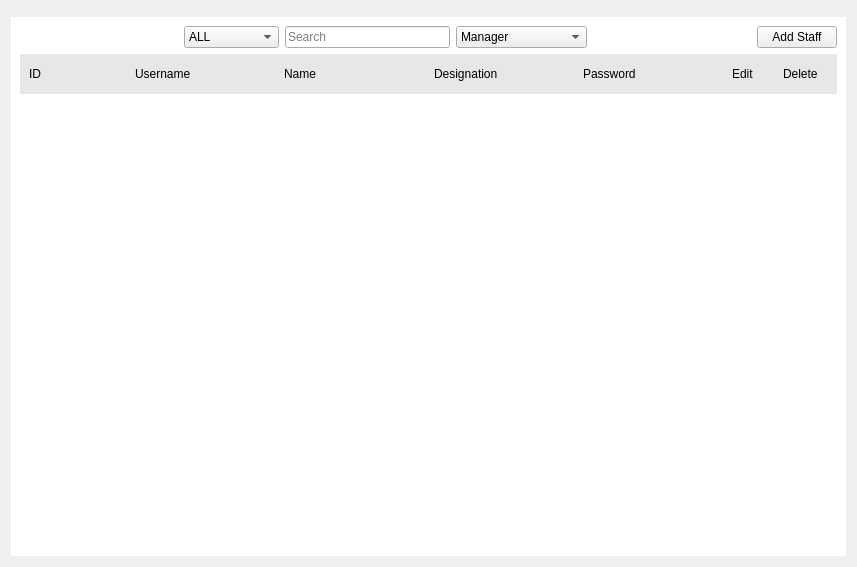
<?xml version="1.0" encoding="UTF-8"?>
<ui version="4.0">
 <class>Staff</class>
 <widget class="QWidget" name="Staff">
  <property name="geometry">
   <rect>
    <x>0</x>
    <y>0</y>
    <width>857</width>
    <height>567</height>
   </rect>
  </property>
  <property name="windowTitle">
   <string>Form</string>
  </property>
  <layout class="QVBoxLayout" name="verticalLayout_2">
   <item>
    <layout class="QVBoxLayout" name="verticalLayout">
     <property name="bottomMargin">
      <number>0</number>
     </property>
     <item>
      <widget class="QWidget" name="upperMenu" native="true">
       <property name="minimumSize">
        <size>
         <width>0</width>
         <height>0</height>
        </size>
       </property>
       <property name="maximumSize">
        <size>
         <width>16777215</width>
         <height>50</height>
        </size>
       </property>
       <layout class="QHBoxLayout" name="horizontalLayout">
        <property name="spacing">
         <number>0</number>
        </property>
        <property name="leftMargin">
         <number>0</number>
        </property>
        <property name="topMargin">
         <number>0</number>
        </property>
        <property name="rightMargin">
         <number>0</number>
        </property>
        <property name="bottomMargin">
         <number>0</number>
        </property>
       </layout>
      </widget>
     </item>
     <item>
      <widget class="QFrame" name="mainMenu">
       <property name="styleSheet">
        <string notr="true">#mainMenu
{
	background-color: rgb(255, 255, 255);
}</string>
       </property>
       <layout class="QVBoxLayout" name="verticalLayout_3">
        <item>
         <layout class="QHBoxLayout" name="horizontalLayout_7">
          <item>
           <spacer name="horizontalSpacer_3">
            <property name="orientation">
             <enum>Qt::Horizontal</enum>
            </property>
            <property name="sizeHint" stdset="0">
             <size>
              <width>40</width>
              <height>20</height>
             </size>
            </property>
           </spacer>
          </item>
          <item>
           <widget class="QComboBox" name="menuColumn">
            <item>
             <property name="text">
              <string>ALL</string>
             </property>
            </item>
            <item>
             <property name="text">
              <string>ID</string>
             </property>
            </item>
            <item>
             <property name="text">
              <string>Name</string>
             </property>
            </item>
            <item>
             <property name="text">
              <string>Designation</string>
             </property>
            </item>
           </widget>
          </item>
          <item>
           <widget class="QLineEdit" name="SearchTextBox">
            <property name="placeholderText">
             <string>Search</string>
            </property>
           </widget>
          </item>
          <item>
           <widget class="QComboBox" name="List">
            <item>
             <property name="text">
              <string>Manager</string>
             </property>
            </item>
            <item>
             <property name="text">
              <string>Assistant Manager</string>
             </property>
            </item>
            <item>
             <property name="text">
              <string>Waiter</string>
             </property>
            </item>
            <item>
             <property name="text">
              <string>Chef</string>
             </property>
            </item>
            <item>
             <property name="text">
              <string>Other</string>
             </property>
            </item>
           </widget>
          </item>
          <item>
           <spacer name="horizontalSpacer_5">
            <property name="orientation">
             <enum>Qt::Horizontal</enum>
            </property>
            <property name="sizeHint" stdset="0">
             <size>
              <width>40</width>
              <height>20</height>
             </size>
            </property>
           </spacer>
          </item>
          <item>
           <widget class="QPushButton" name="AddStaff">
            <property name="text">
             <string>Add Staff</string>
            </property>
           </widget>
          </item>
         </layout>
        </item>
        <item>
         <widget class="QWidget" name="horizontalWidget" native="true">
          <property name="styleSheet">
           <string notr="true">border-radius:0px;
background-color: rgb(231, 231, 231);</string>
          </property>
          <layout class="QHBoxLayout" name="horizontalLayout_2">
           <property name="spacing">
            <number>6</number>
           </property>
           <property name="leftMargin">
            <number>9</number>
           </property>
           <property name="topMargin">
            <number>13</number>
           </property>
           <property name="bottomMargin">
            <number>13</number>
           </property>
           <item>
            <widget class="QLabel" name="label_id">
             <property name="maximumSize">
              <size>
               <width>100</width>
               <height>16777215</height>
              </size>
             </property>
             <property name="text">
              <string>ID</string>
             </property>
            </widget>
           </item>
           <item>
            <widget class="QLabel" name="label_username">
             <property name="text">
              <string>Username</string>
             </property>
            </widget>
           </item>
           <item>
            <widget class="QLabel" name="label_name">
             <property name="text">
              <string>Name</string>
             </property>
            </widget>
           </item>
           <item>
            <widget class="QLabel" name="label_category">
             <property name="maximumSize">
              <size>
               <width>250</width>
               <height>16777215</height>
              </size>
             </property>
             <property name="text">
              <string>Designation</string>
             </property>
            </widget>
           </item>
           <item>
            <widget class="QLabel" name="label">
             <property name="maximumSize">
              <size>
               <width>250</width>
               <height>16777215</height>
              </size>
             </property>
             <property name="text">
              <string>Password</string>
             </property>
            </widget>
           </item>
           <item>
            <widget class="QLabel" name="label_edit">
             <property name="minimumSize">
              <size>
               <width>0</width>
               <height>0</height>
              </size>
             </property>
             <property name="maximumSize">
              <size>
               <width>45</width>
               <height>16777215</height>
              </size>
             </property>
             <property name="text">
              <string>Edit</string>
             </property>
            </widget>
           </item>
           <item>
            <widget class="QLabel" name="label_delete">
             <property name="minimumSize">
              <size>
               <width>0</width>
               <height>0</height>
              </size>
             </property>
             <property name="maximumSize">
              <size>
               <width>45</width>
               <height>16777215</height>
              </size>
             </property>
             <property name="text">
              <string>Delete</string>
             </property>
            </widget>
           </item>
          </layout>
         </widget>
        </item>
        <item>
         <widget class="QScrollArea" name="scrollArea">
          <property name="styleSheet">
           <string notr="true">background-color: rgb(255, 255, 255);</string>
          </property>
          <property name="frameShape">
           <enum>QFrame::NoFrame</enum>
          </property>
          <property name="widgetResizable">
           <bool>true</bool>
          </property>
          <widget class="QWidget" name="scrollAreaWidgetContents_2">
           <property name="geometry">
            <rect>
             <x>0</x>
             <y>0</y>
             <width>819</width>
             <height>447</height>
            </rect>
           </property>
           <layout class="QVBoxLayout" name="verticalLayout_4">
            <property name="spacing">
             <number>0</number>
            </property>
            <property name="leftMargin">
             <number>0</number>
            </property>
            <property name="topMargin">
             <number>0</number>
            </property>
            <property name="rightMargin">
             <number>0</number>
            </property>
            <property name="bottomMargin">
             <number>0</number>
            </property>
            <item>
             <widget class="QWidget" name="widget" native="true">
              <layout class="QVBoxLayout" name="verticalLayout_6">
               <property name="spacing">
                <number>0</number>
               </property>
               <property name="leftMargin">
                <number>0</number>
               </property>
               <property name="topMargin">
                <number>0</number>
               </property>
               <property name="rightMargin">
                <number>0</number>
               </property>
               <property name="bottomMargin">
                <number>0</number>
               </property>
               <item>
                <layout class="QVBoxLayout" name="rowContainer">
                 <property name="spacing">
                  <number>0</number>
                 </property>
                </layout>
               </item>
               <item>
                <spacer name="verticalSpacer">
                 <property name="orientation">
                  <enum>Qt::Vertical</enum>
                 </property>
                 <property name="sizeHint" stdset="0">
                  <size>
                   <width>20</width>
                   <height>40</height>
                  </size>
                 </property>
                </spacer>
               </item>
              </layout>
             </widget>
            </item>
           </layout>
          </widget>
         </widget>
        </item>
       </layout>
      </widget>
     </item>
    </layout>
   </item>
  </layout>
 </widget>
 <resources/>
 <connections/>
</ui>
